Frame 1 (no input): blank canvas, image omitted
Frame 60 (no input): blank canvas, image omitted
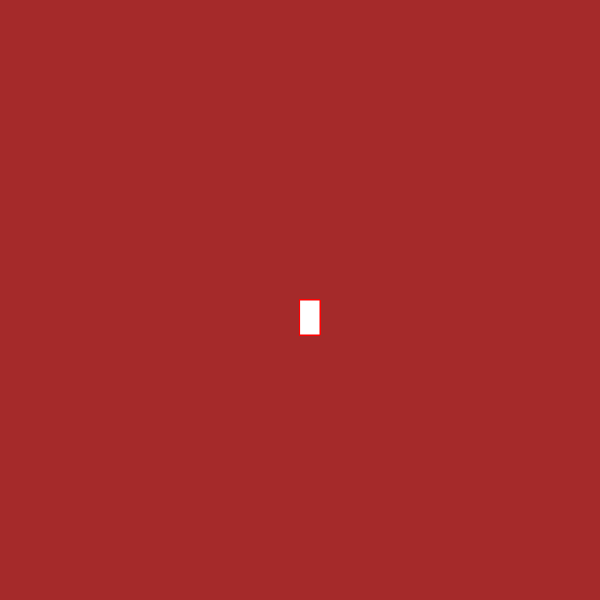
Frame 120 (the mouse pressed at the canvas centre since frame 60)

The p5.js sketch whose frames 1 and 60 were blank and that drew this single picture after the mouse press (run headless with seeded random() and noise() and a simulated clock; from frame 60 on, the mouse is pressed at the canvas centre):

// p5.js sketch
// ── sketch.js
function setup() {
  createCanvas(600, 600);
  background("brown")
}

function draw() {
  
  stroke("red");
  fill("white");
  
  //console.log(mouseIsPressed);
  
  if(mouseIsPressed) {
    rect(mouseX, mouseY, 20, 35);
  }
}
